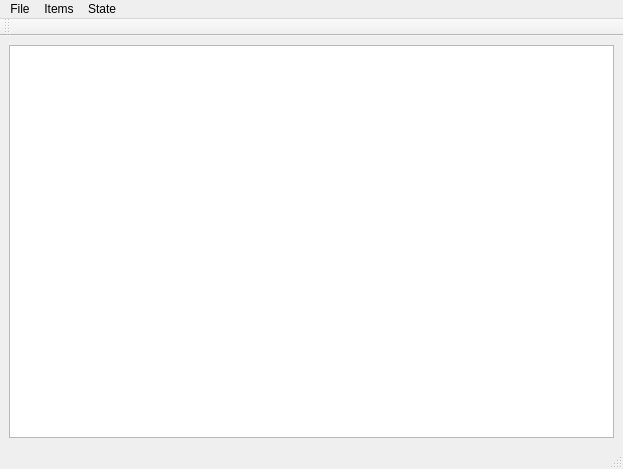
<?xml version="1.0" encoding="UTF-8"?>
<ui version="4.0">
 <class>MainWindow</class>
 <widget class="QMainWindow" name="MainWindow">
  <property name="geometry">
   <rect>
    <x>0</x>
    <y>0</y>
    <width>623</width>
    <height>469</height>
   </rect>
  </property>
  <property name="windowTitle">
   <string>MainWindow</string>
  </property>
  <widget class="QWidget" name="centralwidget">
   <layout class="QHBoxLayout" name="horizontalLayout">
    <item>
     <widget class="QListWidget" name="listWidget"/>
    </item>
   </layout>
  </widget>
  <widget class="QMenuBar" name="menubar">
   <property name="geometry">
    <rect>
     <x>0</x>
     <y>0</y>
     <width>623</width>
     <height>21</height>
    </rect>
   </property>
   <widget class="QMenu" name="menuFile">
    <property name="title">
     <string>File</string>
    </property>
    <addaction name="actionNew"/>
    <addaction name="actionOpen"/>
    <addaction name="actionSave"/>
    <addaction name="actionSave_As"/>
    <addaction name="actionExit"/>
   </widget>
   <widget class="QMenu" name="menuItems">
    <property name="title">
     <string>Items</string>
    </property>
    <addaction name="actionAdd"/>
    <addaction name="actionRemove"/>
    <addaction name="actionClear"/>
    <addaction name="separator"/>
    <addaction name="actionSelect_All"/>
    <addaction name="actionSelect_None"/>
   </widget>
   <widget class="QMenu" name="menuState">
    <property name="title">
     <string>State</string>
    </property>
    <addaction name="actionChecked"/>
    <addaction name="actionUnchecked"/>
    <addaction name="actionPartially"/>
   </widget>
   <addaction name="menuFile"/>
   <addaction name="menuItems"/>
   <addaction name="menuState"/>
  </widget>
  <widget class="QStatusBar" name="statusbar"/>
  <widget class="QToolBar" name="toolBar">
   <property name="windowTitle">
    <string>toolBar</string>
   </property>
   <attribute name="toolBarArea">
    <enum>TopToolBarArea</enum>
   </attribute>
   <attribute name="toolBarBreak">
    <bool>false</bool>
   </attribute>
  </widget>
  <action name="actionNew">
   <property name="icon">
    <iconset resource="resources.qrc">
     <normaloff>:/files/Images/new.png</normaloff>:/files/Images/new.png</iconset>
   </property>
   <property name="text">
    <string>New</string>
   </property>
  </action>
  <action name="actionOpen">
   <property name="icon">
    <iconset resource="resources.qrc">
     <normaloff>:/files/Images/open.png</normaloff>:/files/Images/open.png</iconset>
   </property>
   <property name="text">
    <string>Open</string>
   </property>
  </action>
  <action name="actionSave">
   <property name="icon">
    <iconset resource="resources.qrc">
     <normaloff>:/files/Images/save.png</normaloff>:/files/Images/save.png</iconset>
   </property>
   <property name="text">
    <string>Save</string>
   </property>
  </action>
  <action name="actionSave_As">
   <property name="icon">
    <iconset resource="resources.qrc">
     <normaloff>:/files/Images/save_as.png</normaloff>:/files/Images/save_as.png</iconset>
   </property>
   <property name="text">
    <string>Save As</string>
   </property>
  </action>
  <action name="actionExit">
   <property name="icon">
    <iconset resource="resources.qrc">
     <normaloff>:/files/Images/cancel.png</normaloff>:/files/Images/cancel.png</iconset>
   </property>
   <property name="text">
    <string>Exit</string>
   </property>
  </action>
  <action name="actionAdd">
   <property name="icon">
    <iconset resource="resources.qrc">
     <normaloff>:/files/Images/add.png</normaloff>:/files/Images/add.png</iconset>
   </property>
   <property name="text">
    <string>Add</string>
   </property>
  </action>
  <action name="actionRemove">
   <property name="icon">
    <iconset resource="resources.qrc">
     <normaloff>:/files/Images/delete.png</normaloff>:/files/Images/delete.png</iconset>
   </property>
   <property name="text">
    <string>Remove</string>
   </property>
  </action>
  <action name="actionClear">
   <property name="icon">
    <iconset resource="resources.qrc">
     <normaloff>:/files/Images/page_error.png</normaloff>:/files/Images/page_error.png</iconset>
   </property>
   <property name="text">
    <string>Clear</string>
   </property>
  </action>
  <action name="actionSelect_All">
   <property name="icon">
    <iconset resource="resources.qrc">
     <normaloff>:/files/Images/page_add.png</normaloff>:/files/Images/page_add.png</iconset>
   </property>
   <property name="text">
    <string>Select All</string>
   </property>
  </action>
  <action name="actionSelect_None">
   <property name="icon">
    <iconset resource="resources.qrc">
     <normaloff>:/files/Images/page_delete.png</normaloff>:/files/Images/page_delete.png</iconset>
   </property>
   <property name="text">
    <string>Select None</string>
   </property>
  </action>
  <action name="actionChecked">
   <property name="icon">
    <iconset resource="resources.qrc">
     <normaloff>:/files/Images/pencil_add.png</normaloff>:/files/Images/pencil_add.png</iconset>
   </property>
   <property name="text">
    <string>Checked</string>
   </property>
  </action>
  <action name="actionUnchecked">
   <property name="icon">
    <iconset resource="resources.qrc">
     <normaloff>:/files/Images/pencil_delete.png</normaloff>:/files/Images/pencil_delete.png</iconset>
   </property>
   <property name="text">
    <string>Unchecked</string>
   </property>
  </action>
  <action name="actionPartially">
   <property name="icon">
    <iconset resource="resources.qrc">
     <normaloff>:/files/Images/pencil_go.png</normaloff>:/files/Images/pencil_go.png</iconset>
   </property>
   <property name="text">
    <string>Partially</string>
   </property>
  </action>
 </widget>
 <resources>
  <include location="resources.qrc"/>
 </resources>
 <connections/>
</ui>
